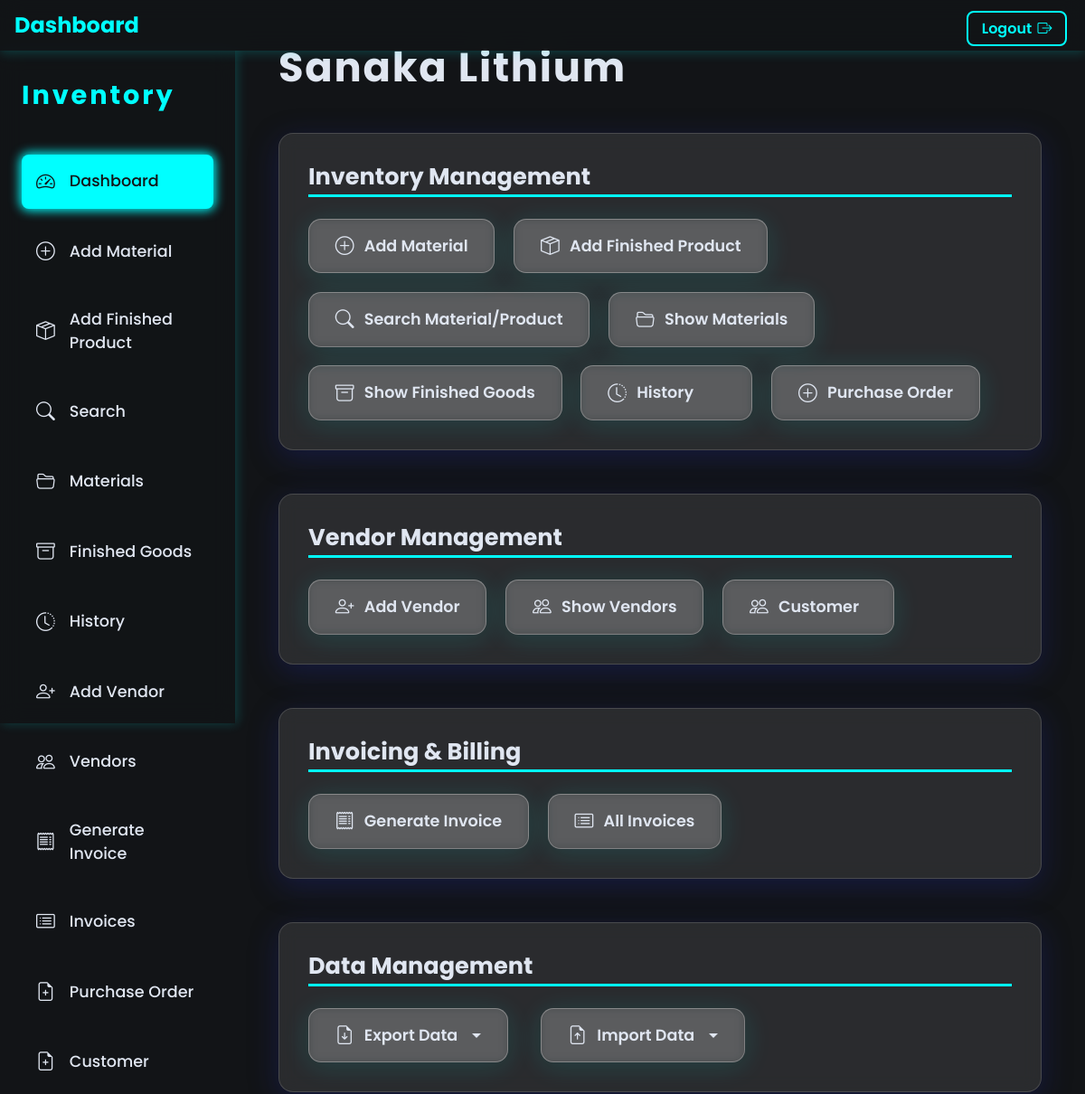
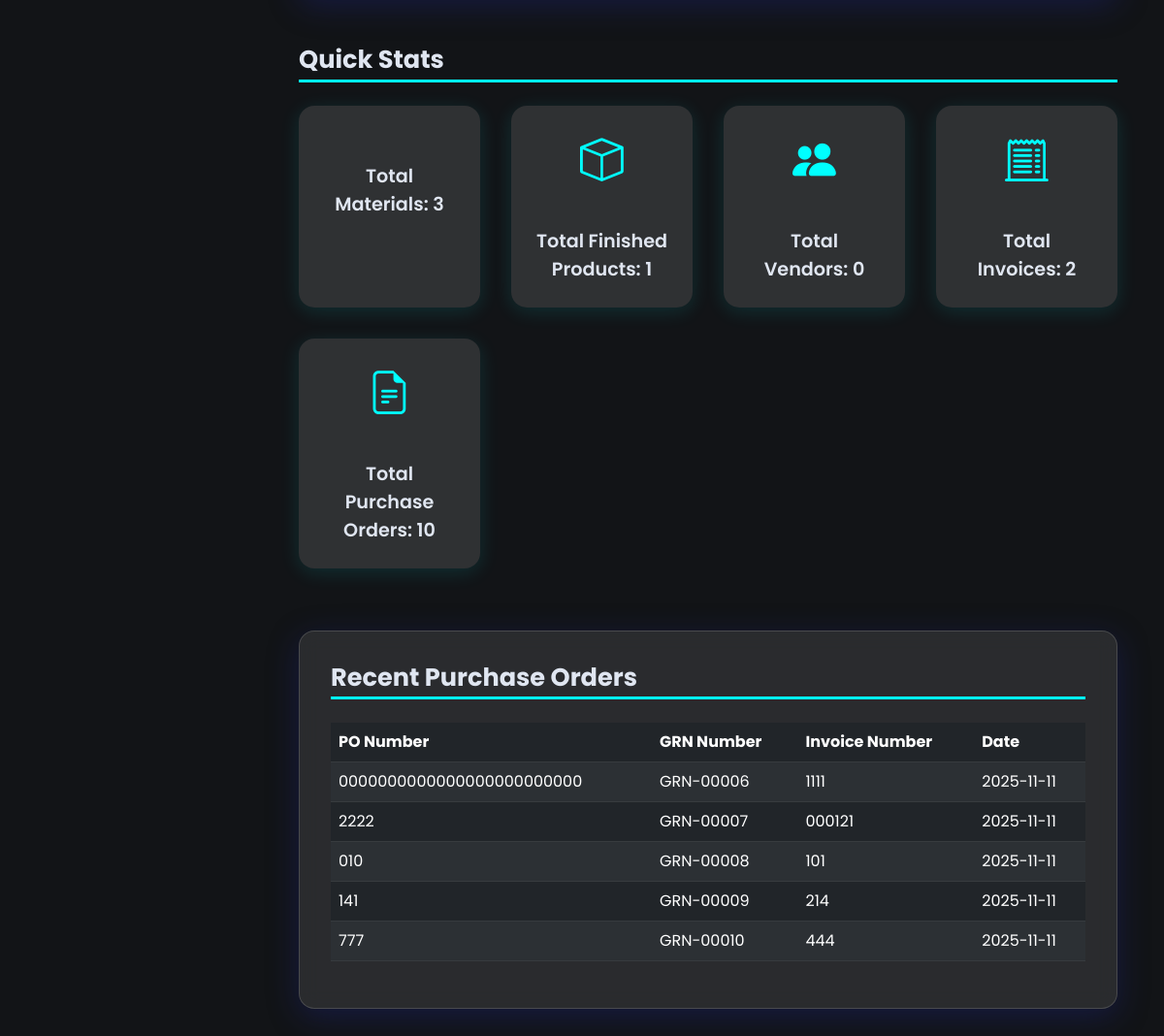
/dashboard, run on the app's committed database (2 pictures, top to bottom).
### app.py (models this page shows)
class PurchaseOrder(db.Model):
    id = db.Column(db.Integer, primary_key=True)
    purchase_order_number = db.Column(db.String(50), unique=True, nullable=False)
    grn_number = db.Column(db.String(50), unique=True, nullable=False)
    invoice_number = db.Column(db.String(50), nullable=False)
    date = db.Column(db.Date, default=datetime.utcnow)
    items = db.relationship('PurchaseOrderItem', backref='purchase_order', lazy=True)

### app.py (the view)
@app.route('/dashboard')
def dashboard():
    material_count = Material.query.count()
    finished_product_count = FinishedProduct.query.count()
    vendor_count = Vendor.query.count()
    invoice_count = Invoice.query.count()
    purchase_order_count = PurchaseOrder.query.count()
    customer_count = Customer.query.count()
    recent_purchase_orders = PurchaseOrder.query.order_by(PurchaseOrder.date.desc()).limit(5).all()
    return render_template('dashboard.html',
                           material_count=material_count,
                           finished_product_count=finished_product_count,
                           vendor_count=vendor_count,
                           customer_count=customer_count,
                           invoice_count=invoice_count,
                           purchase_order_count=purchase_order_count,
                           recent_purchase_orders=recent_purchase_orders)

### templates/dashboard.html (shortened to what this page needs)
<!DOCTYPE html>
<html lang="en">
<head>
<link href="https://cdn.jsdelivr.net/npm/bootstrap@5.3.0/dist/css/bootstrap.min.css" rel="stylesheet" />
<link href="https://cdn.jsdelivr.net/npm/bootstrap-icons@1.10.5/font/bootstrap-icons.css" rel="stylesheet" />
</head>
<body>
<nav class="navbar-top" role="banner">
  <div class="brand-title" tabindex="0">Dashboard</div>
</nav>
<a href="{{ url_for('logout') }}" id="logoutBtnFixed" aria-label="Logout">
  Logout <i class="bi bi-box-arrow-right"></i>
</a>
<aside id="sidebar" role="complementary" aria-label="Sidebar Navigation">
  <h2 tabindex="0">Inventory</h2>
  <nav role="navigation" aria-label="Primary">
    <a href="/dashboard" class="active" aria-current="page"><i class="bi bi-speedometer2"></i> Dashboard</a>
    <a href="/add_material"><i class="bi bi-plus-circle"></i> Add Material</a>
    <a href="/add_finished_product"><i class="bi bi-box-seam"></i> Add Finished Product</a>
    <a href="/search"><i class="bi bi-search"></i> Search</a>
    <a href="/show_materials"><i class="bi bi-folder2-open"></i> Materials</a>
    <a href="/show_finished_goods"><i class="bi bi-archive"></i> Finished Goods</a>
    <a href="/history"><i class="bi bi-clock-history"></i> History</a>
    <a href="{{ url_for('add_vendor') }}"><i class="bi bi-person-plus"></i> Add Vendor</a>
    <a href="{{ url_for('show_vendors') }}"><i class="bi bi-people"></i> Vendors</a>
    <a href="{{ url_for('generate_invoice') }}"><i class="bi bi-receipt"></i> Generate Invoice</a>
    <a href="/invoice_history"><i class="bi bi-card-list"></i> Invoices</a>
      <a href="{{ url_for('add_purchase_order') }}"><i class="bi bi-file-earmark-plus"></i> Purchase Order</a>
      <a href="{{ url_for('customer') }}"><i class="bi bi-file-earmark-plus"></i> Customer</a>
  </nav>
</aside>
<main id="main-content" role="main">
  <h1 class="dashboard-title" tabindex="0">Sanaka Lithium</h1>
  <section class="section-card" aria-label="Inventory Management">
    <h2 class="section-title" tabindex="0">Inventory Management</h2>
    <div class="button-container">
      <button onclick="window.location.href='/add_material'" class="btn-glass"><i class="bi bi-plus-circle"></i> Add Material</button>
      <button onclick="window.location.href='/add_finished_product'" class="btn-glass"><i class="bi bi-box-seam"></i> Add Finished Product</button>
      <button onclick="window.location.href='/search'" class="btn-glass"><i class="bi bi-search"></i> Search Material/Product</button>
      <button onclick="window.location.href='/show_materials'" class="btn-glass"><i class="bi bi-folder2-open"></i> Show Materials</button>
      <button onclick="window.location.href='/show_finished_goods'" class="btn-glass"><i class="bi bi-archive"></i> Show Finished Goods</button>
      <button onclick="window.location.href='/history'" class="btn-glass"><i class="bi bi-clock-history"></i> History</button>
        <button  onclick="window.location.href='/add_purchase_order'" class="btn-glass"><i class="bi bi-plus-circle"></i>Purchase Order </button>
    </div>
  </section>
  <section class="section-card" aria-label="Vendor Management">
    <h2 class="section-title" tabindex="0">Vendor Management</h2>
    <div class="button-container">
      <button onclick="window.location.href='{{ url_for('add_vendor') }}'" class="btn-glass"><i class="bi bi-person-plus"></i> Add Vendor</button>
      <button onclick="window.location.href='{{ url_for('show_vendors') }}'" class="btn-glass"><i class="bi bi-people"></i> Show Vendors</button>
      <button onclick="window.location.href='{{ url_for('customer') }}'" class="btn-glass"><i class="bi bi-people"></i> Customer</button>
    </div>
  </section>
  <section class="section-card" aria-label="Invoicing and Billing">
    <h2 class="section-title" tabindex="0">Invoicing & Billing</h2>
    <div class="button-container">
      <button onclick="window.location.href='{{ url_for('generate_invoice') }}'" class="btn-glass"><i class="bi bi-receipt"></i> Generate Invoice</button>
      <button onclick="window.location.href='/invoice_history'" class="btn-glass"><i class="bi bi-card-list"></i> All Invoices</button>
    </div>
  </section>
  <section class="section-card" aria-label="Data Management">
    <h2 class="section-title" tabindex="0">Data Management</h2>
    <div class="button-container">
      <div class="dropdown d-inline-block">
        <button class="btn-glass dropdown-toggle" type="button" id="exportBtn" data-bs-toggle="dropdown" aria-expanded="false">
          <i class="bi bi-file-earmark-arrow-down"></i> Export Data
        </button>
      </div>
      <div class="dropdown d-inline-block ms-3">
        <button class="btn-glass dropdown-toggle" type="button" id="importBtn" data-bs-toggle="dropdown" aria-expanded="false">
          <i class="bi bi-file-earmark-arrow-up"></i> Import Data
        </button>
      </div>
    </div>
  </section>
  <section aria-label="Quick Stats" tabindex="0" style="margin-bottom:4rem;">
    <h2 class="section-title">Quick Stats</h2>
    <div class="stats-grid" role="list">
      <div class="stat-card" role="listitem" aria-label="Total Materials">
        <br />
        Total Materials: {{ material_count }}
      </div>
      <div class="stat-card" role="listitem" aria-label="Total Finished Products">
        <i class="bi bi-box"></i><br />
        Total Finished Products: {{ finished_product_count }}
      </div>
      <div class="stat-card" role="listitem" aria-label="Total Vendors">
        <i class="bi bi-people-fill"></i><br />
        Total Vendors: {{ vendor_count }}
      </div>
      <div class="stat-card" role="listitem" aria-label="Total Invoices">
        <i class="bi bi-receipt-cutoff"></i><br />
        Total Invoices: {{ invoice_count }}
      </div>
      <div class="stat-card" role="listitem" aria-label="Total Purchase Orders">
        <i class="bi bi-file-earmark-text"></i><br />
        Total Purchase Orders: {{ purchase_order_count }}
      </div>
    </div>
  </section>
  <section class="section-card" aria-label="Recent Purchase Orders">
    <h2 class="section-title" tabindex="0">Recent Purchase Orders</h2>
    <table class="table table-dark table-striped table-hover" style="color: var(--text-color);">
      <thead>
        <tr>
          <th>PO Number</th>
          <th>GRN Number</th>
          <th>Invoice Number</th>
          <th>Date</th>
        </tr>
      </thead>
      <tbody>
        {% for po in recent_purchase_orders %}
        <tr>
          <td>{{ po.purchase_order_number }}</td>
          <td>{{ po.grn_number }}</td>
          <td>{{ po.invoice_number }}</td>
          <td>{{ po.date.strftime('%Y-%m-%d') }}</td>
        </tr>
        {% else %}
        <tr>
          <td colspan="4" class="text-center">No purchase orders found.</td>
        </tr>
        {% endfor %}
      </tbody>
    </table>
  </section>
</main>
</body>
</html>

### templates/dashboard.html (style rules this page uses)
:root { --bg-color: #121417; --card-bg: rgba(255, 255, 255, 0.1); --accent-color: #0ff; --accent-hover: #0cc; --text-color: #e0e6f1; --shadow-color: rgba(0, 255, 255, 0.2); }
body { margin: 0; font-family: 'Poppins', sans-serif; background: var(--bg-color); color: var(--text-color); min-height: 100vh; }
a { text-decoration: none; color: inherit; }
nav.navbar-top { background: rgba(18, 20, 23, 0.85); backdrop-filter: blur(12px); -webkit-backdrop-filter: blur(12px); box-shadow: 0 2px 12px var(--shadow-color); height: 56px; padding: 0 1rem; display: flex; align-items: center; position: fixed; width: 100%; z-index: 1100; }
.navbar-top .brand-title { color: var(--accent-color); font-weight: 700; font-size: 1.5rem; user-select: none; }
#logoutBtnFixed { position: fixed; top: 12px; right: 20px; background: none; border: 2px solid var(--accent-color); color: var(--accent-color); padding: 0.35rem 0.9rem; border-radius: 8px; font-weight: 600; cursor: pointer; font-size: 1rem; display: flex; align-items: center; gap: 0.4rem; transition: background-color 0.3s ease, color 0.3s ease, box-shadow 0.3s ease; z-index: 1200; text-decoration: none; }
#sidebar { position: fixed; top: 56px; left: 0; width: 260px; height: calc(100vh - 56px); background: rgba(18, 20, 23, 0.85); backdrop-filter: blur(12px); -webkit-backdrop-filter: blur(12px); box-shadow: 2px 0 12px var(--shadow-color); padding: 2rem 1.5rem; display: flex; flex-direction: column; transition: transform 0.3s ease; z-index: 1099; }
#sidebar h2 { font-weight: 700; font-size: 1.8rem; margin-bottom: 3rem; color: var(--accent-color); letter-spacing: 0.1em; user-select: none; }
#sidebar nav a { padding: 0.9rem 1rem; border-radius: 8px; display: flex; align-items: center; gap: 1rem; font-weight: 500; font-size: 1.1rem; color: var(--text-color); margin-bottom: 1.1rem; transition: background-color 0.3s ease, color 0.3s ease; }
#sidebar nav a:hover, #sidebar nav a.active { background-color: var(--accent-color); color: #121417; box-shadow: 0 0 12px 2px var(--accent-color); }
#sidebar nav a i { font-size: 1.3rem; }
#main-content { margin-left: 260px; padding: 3rem 3rem 4rem; transition: margin-left 0.3s ease; }
h1.dashboard-title { font-weight: 700; font-size: 2.8rem; margin-bottom: 2.8rem; letter-spacing: 0.04em; }
.section-card { background: var(--card-bg); border-radius: 16px; box-shadow: 0 8px 32px 0 rgba(31, 38, 135, 0.37); backdrop-filter: blur(10px); -webkit-backdrop-filter: blur(10px); border: 1px solid rgba(255, 255, 255, 0.15); padding: 2rem; margin-bottom: 3rem; color: var(--text-color); }
.section-title { font-weight: 700; font-size: 1.6rem; margin-bottom: 1.5rem; border-bottom: 3px solid var(--accent-color); padding-bottom: 0.3rem; }
.button-container { display: flex; flex-wrap: wrap; gap: 1.3rem; justify-content: flex-start; }
.btn-glass { display: flex; align-items: center; gap: 0.7rem; background: rgba(255, 255, 255, 0.15); border: 1.8px solid rgba(255, 255, 255, 0.3); border-radius: 14px; padding: 0.85rem 1.8rem; font-weight: 600; font-size: 1.1rem; color: var(--text-color); cursor: pointer; box-shadow: 0 4px 30px rgba(0, 255, 255, 0.12); backdrop-filter: blur(6px); -webkit-backdrop-filter: blur(6px); min-width: 190px; user-select: none; transition: background-color 0.25s ease, box-shadow 0.3s ease, transform 0.3s ease; }
.btn-glass i { font-size: 1.3rem; }
.stats-grid { display: grid; grid-template-columns: repeat(auto-fit, minmax(160px, 1fr)); gap: 2rem; }
.stat-card { background: rgba(255, 255, 255, 0.12); padding: 1.5rem; border-radius: 16px; font-weight: 600; font-size: 1.2rem; text-align: center; color: var(--text-color); box-shadow: 0 4px 20px rgba(0, 255, 255, 0.12); transition: box-shadow 0.3s ease; user-select: none; }
.stat-card i { font-size: 2.8rem; margin-bottom: 0.4rem; display: block; color: var(--accent-color); }

### data on the page
PurchaseOrder: purchase_order_number "0000000000000000000000000", grn_number "GRN-00006", invoice_number "1111", date "2025-11-11"
PurchaseOrder: purchase_order_number "2222", grn_number "GRN-00007", invoice_number "000121", date "2025-11-11"
PurchaseOrder: purchase_order_number "010", grn_number "GRN-00008", invoice_number "101", date "2025-11-11"
PurchaseOrder: purchase_order_number "141", grn_number "GRN-00009", invoice_number "214", date "2025-11-11"
PurchaseOrder: purchase_order_number "777", grn_number "GRN-00010", invoice_number "444", date "2025-11-11"

### other printed values
{{ material_count }} "3"
{{ finished_product_count }} "1"
{{ vendor_count }} "0"
{{ invoice_count }} "2"
{{ purchase_order_count }} "10"
